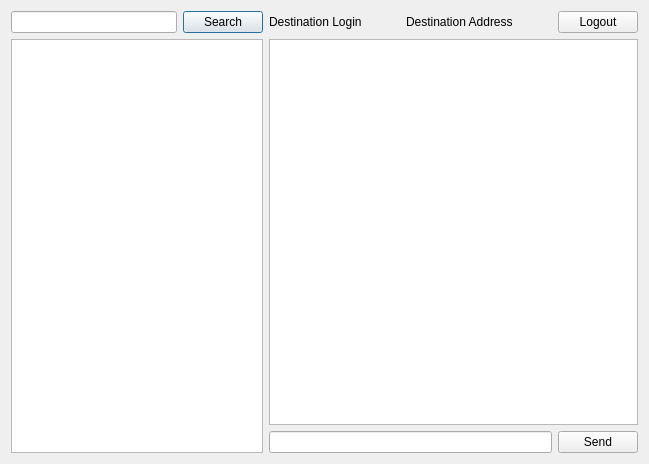
<?xml version="1.0" encoding="UTF-8"?>
<ui version="4.0">
 <class>ChatPage</class>
 <widget class="QDialog" name="ChatPage">
  <property name="geometry">
   <rect>
    <x>0</x>
    <y>0</y>
    <width>649</width>
    <height>464</height>
   </rect>
  </property>
  <property name="sizePolicy">
   <sizepolicy hsizetype="MinimumExpanding" vsizetype="Preferred">
    <horstretch>0</horstretch>
    <verstretch>0</verstretch>
   </sizepolicy>
  </property>
  <property name="windowTitle">
   <string>Dialog</string>
  </property>
  <layout class="QHBoxLayout" name="horizontalLayout_2">
   <item>
    <layout class="QVBoxLayout" name="contactsVerticalLayout">
     <item>
      <layout class="QHBoxLayout" name="searchLoginHorizontalLayout">
       <item>
        <widget class="QLineEdit" name="searchLoginLineEdit">
         <property name="sizePolicy">
          <sizepolicy hsizetype="Minimum" vsizetype="Fixed">
           <horstretch>0</horstretch>
           <verstretch>0</verstretch>
          </sizepolicy>
         </property>
        </widget>
       </item>
       <item>
        <widget class="QPushButton" name="searchLoginPushButton">
         <property name="sizePolicy">
          <sizepolicy hsizetype="Fixed" vsizetype="Fixed">
           <horstretch>0</horstretch>
           <verstretch>0</verstretch>
          </sizepolicy>
         </property>
         <property name="text">
          <string>Search</string>
         </property>
        </widget>
       </item>
      </layout>
     </item>
     <item>
      <widget class="QListWidget" name="contactsListWidget">
       <property name="sizePolicy">
        <sizepolicy hsizetype="Expanding" vsizetype="Expanding">
         <horstretch>0</horstretch>
         <verstretch>0</verstretch>
        </sizepolicy>
       </property>
      </widget>
     </item>
    </layout>
   </item>
   <item>
    <layout class="QVBoxLayout" name="chatVerticalLayout">
     <item>
      <layout class="QHBoxLayout" name="horizontalLayout">
       <item>
        <widget class="QLabel" name="destinationLoginLabel">
         <property name="text">
          <string>Destination Login</string>
         </property>
        </widget>
       </item>
       <item>
        <spacer name="loginAddressHorizontalSpacer">
         <property name="orientation">
          <enum>Qt::Horizontal</enum>
         </property>
         <property name="sizeHint" stdset="0">
          <size>
           <width>40</width>
           <height>20</height>
          </size>
         </property>
        </spacer>
       </item>
       <item>
        <widget class="QLabel" name="destinationAddressLabel">
         <property name="text">
          <string>Destination Address</string>
         </property>
        </widget>
       </item>
       <item>
        <spacer name="addressLogoutHorizontalSpacer">
         <property name="orientation">
          <enum>Qt::Horizontal</enum>
         </property>
         <property name="sizeHint" stdset="0">
          <size>
           <width>40</width>
           <height>20</height>
          </size>
         </property>
        </spacer>
       </item>
       <item>
        <widget class="QPushButton" name="logoutPushButton">
         <property name="text">
          <string>Logout</string>
         </property>
        </widget>
       </item>
      </layout>
     </item>
     <item>
      <widget class="QTextEdit" name="chatTextEdit">
       <property name="readOnly">
        <bool>true</bool>
       </property>
      </widget>
     </item>
     <item>
      <layout class="QHBoxLayout" name="messageEditSendHorizontalLayout">
       <item>
        <widget class="QLineEdit" name="messageLineEdit"/>
       </item>
       <item>
        <widget class="QPushButton" name="sendPushButton">
         <property name="text">
          <string>Send</string>
         </property>
        </widget>
       </item>
      </layout>
     </item>
    </layout>
   </item>
  </layout>
 </widget>
 <resources/>
 <connections/>
</ui>
